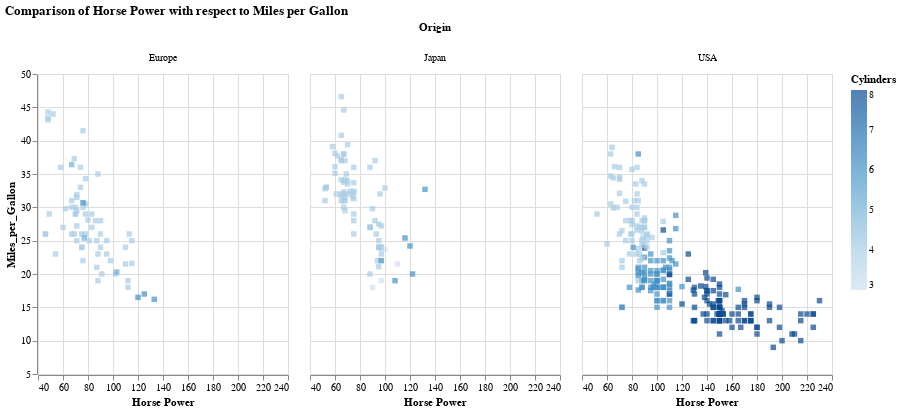

Notebook cell for this chart:
### Code cell
scatter = alt.Chart(cars, width= 250).mark_square(filled=True).encode(
    alt.X('Horsepower:Q', scale=alt.Scale(zero=False),title='Horse Power'),   #Q is quantitative
    alt.Y('Miles_per_Gallon', scale= alt.Scale(zero=False)),
    color='Cylinders:Q',
    column='Origin:N'
).properties(title='Comparison of Horse Power with respect to Miles per Gallon') #Setting a title for the graph is done using properties.

scatter

### Figure 1 — Vega-Lite specification as saved in the notebook (floating-point values rounded to 4 significant figures; data arrays with more than 128 entries replaced by an {"elided": "..."} marker saying what was removed)
{"config": {"view": {"continuousWidth": 400, "continuousHeight": 300}}, "data": {"name": "data-f02450ab61490a1363517a0190416235"}, "mark": {"type": "square", "filled": true}, "encoding": {"color": {"type": "quantitative", "field": "Cylinders"}, "column": {"type": "nominal", "field": "Origin"}, "x": {"type": "quantitative", "field": "Horsepower", "scale": {"zero": false}, "title": "Horse Power"}, "y": {"type": "quantitative", "field": "Miles_per_Gallon", "scale": {"zero": false}}}, "title": "Comparison of Horse Power with respect to Miles per Gallon", "width": 250, "$schema": "https://vega.github.io/schema/vega-lite/v4.8.1.json", "datasets": {"data-f02450ab61490a1363517a0190416235": {"elided": "406 records"}}}
